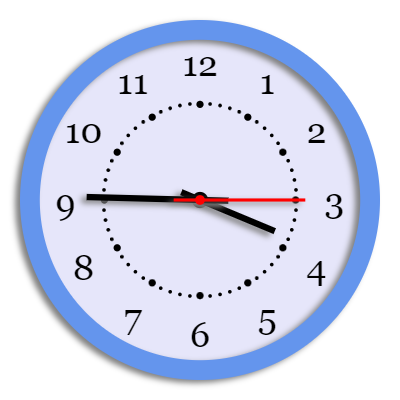
#> input picture s_clock10.png, 400 x 400 px
$ python 'test hough circle.py'
#> lines starting #> are read from the running program, lines starting #| are printed output that depends on the picture
import cv2
import numpy as np

#img = cv2.imread('clock9.png', cv2.IMREAD_GRAYSCALE)
img = cv2.imread('s_clock10.png')
#> img is the input picture: shape (400, 400, 3); mean B, G, R 239.1, 218.3, 212.6
img = cv2.cvtColor(img, cv2.COLOR_BGR2GRAY)
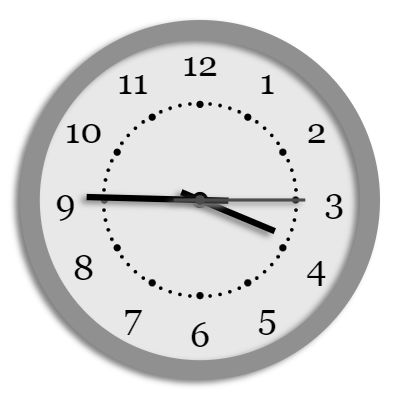
#> img: shape (400, 400); min 0, max 255, mean 218.8

img = cv2.GaussianBlur(img, (5, 5), 0)
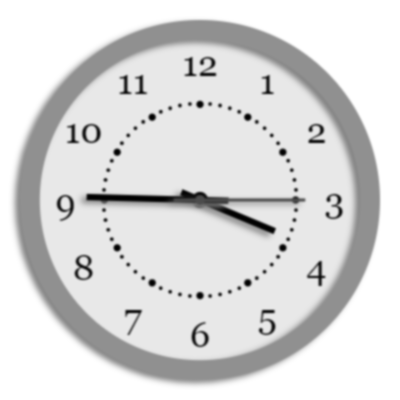
#> img: shape (400, 400); min 0, max 255, mean 218.8
cv2.imshow('xxx', img)
cimg = cv2.cvtColor(img, cv2.COLOR_GRAY2BGR)

circles = cv2.HoughCircles(img, cv2.HOUGH_GRADIENT, 1, 10, param1=50, param2=100, minRadius=0, maxRadius=0)
#> circles = None
# circles = np.uint16(np.around(circles))
#> (the run stopped early here; a loop or call above may not have finished)

$ run again, with clock9.png copied over s_clock10.png
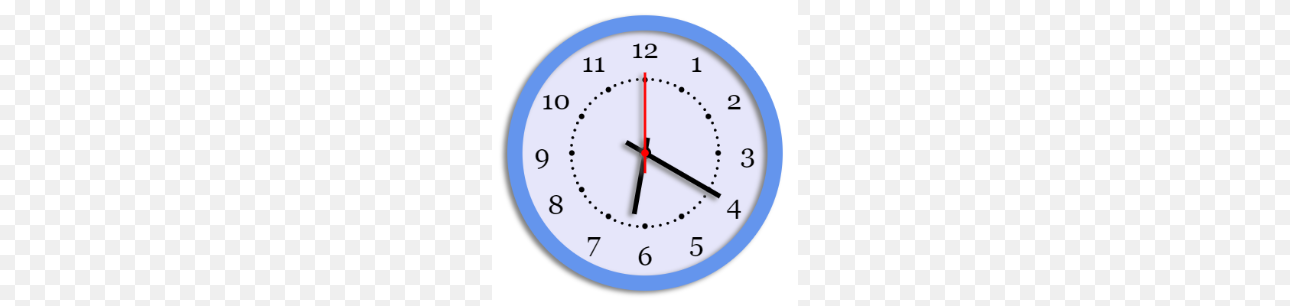
#> input picture clock9.png, 1290 x 306 px
#> img is the input picture: shape (306, 1290, 3); mean B, G, R 245, 240.1, 238.7
#> `img = cv2.cvtColor(img, cv2.COLOR_BGR2GRAY)`:
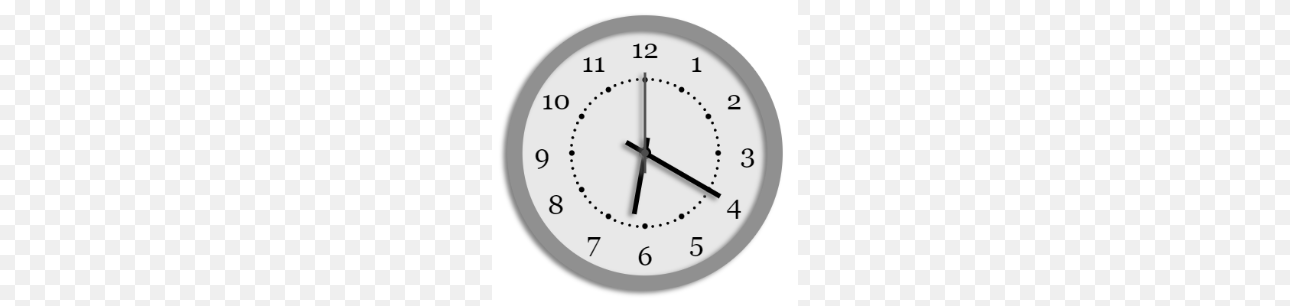
#> img: shape (306, 1290); min 0, max 255, mean 240.2
#> `circles = cv2.HoughCircles(img, cv2.HOUGH_GRADIENT, 1, 10, param1=50, ..`: circles = [[642.5, 154.5, 120.6], [651.5, 148.5, 130.2]]
#> `circles = np.uint16(circles)`: circles = [[642, 154, 120], [651, 148, 130]]
#| [[[642 154 120]
#|   [651 148 130]]]
#> the loop `for i in circles[0, :]:` made 2 passes
#> after the loop `for i in circles[0, :]:`:
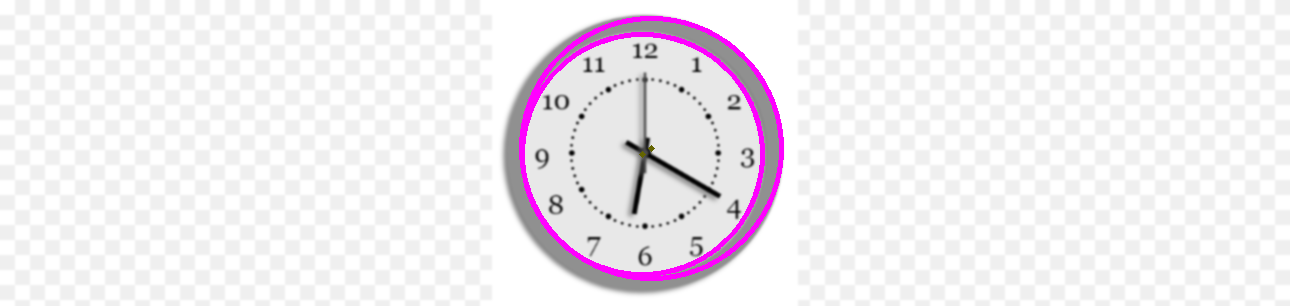
#> cimg: shape (306, 1290, 3); mean B, G, R 241.5, 237.1, 241.5

$ run again, with 00h00p00s.png copied over s_clock10.png
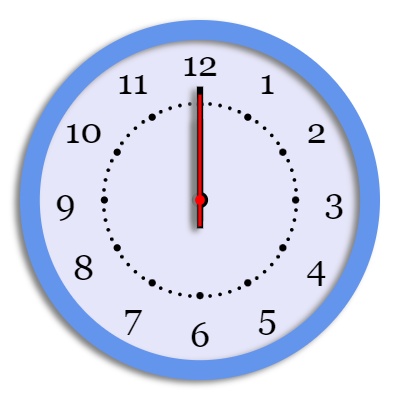
#> input picture 00h00p00s.png, 400 x 400 px
#> img is the input picture: shape (400, 400, 3); mean B, G, R 240.2, 219.4, 213.6
#> `img = cv2.cvtColor(img, cv2.COLOR_BGR2GRAY)`:
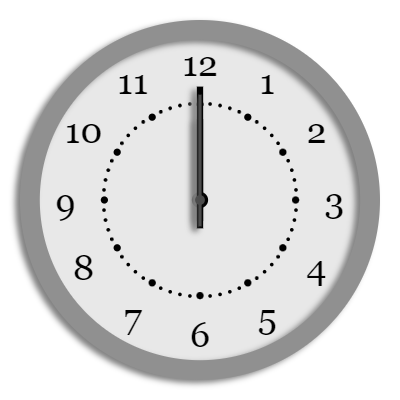
#> img: shape (400, 400); min 0, max 255, mean 219.8
#> `img = cv2.GaussianBlur(img, (5, 5), 0)`:
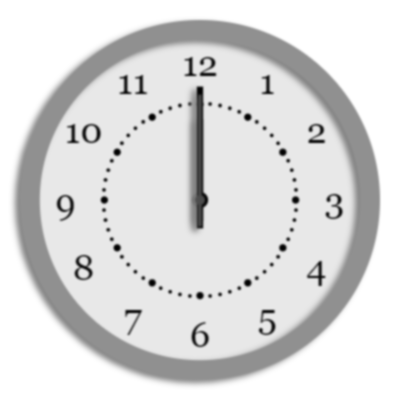
#> img: shape (400, 400); min 0, max 255, mean 219.9
#> circles = None
